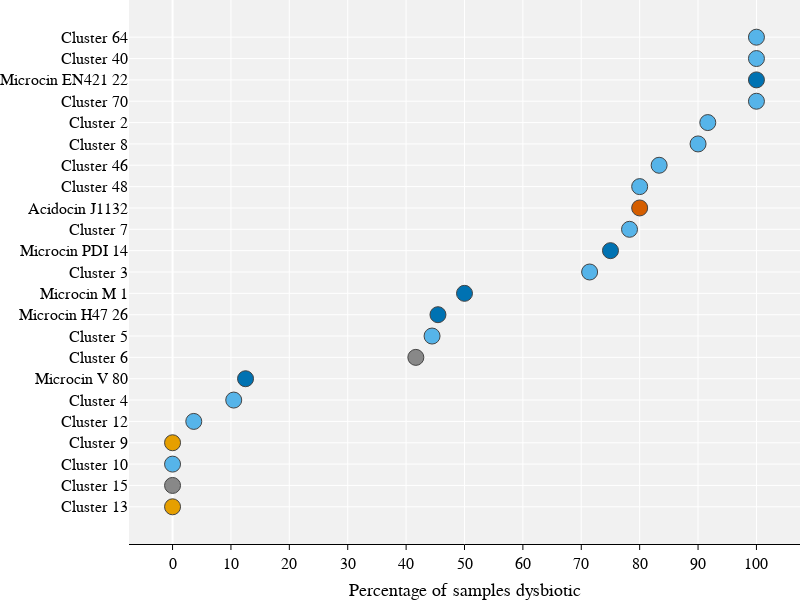

Source (notebook cell):
### Code cell
import plotly.graph_objects as go

fig = go.Figure()

fig.add_trace(go.Scatter(
    x=df_dysbio_plot['y'],
    y=df_dysbio_plot['x'],
    marker=dict(color=df_dysbio_plot['Gram_Stain'], size=12),
    mode="markers",
    name="markers"))

fig.update_traces(mode='markers', marker=dict(line_width=1, symbol='circle', size=16))

fig.update_layout(
    title='',
    xaxis=dict(
        showgrid=True,
        showline=True,
        linecolor='black',
        tickfont_color='black',
        showticklabels=True,
        dtick=10,
        ticks='outside',
        tickcolor='black',
        title='Percentage of samples dysbiotic',
        titlefont_size=18,
        titlefont_family='Arial',
        titlefont_color='black',
    ),
    margin=dict(
        l=120,
        r=120,
        b=10,
        t=50,
    ),
    legend=dict(
        font_size=10,
        yanchor='middle',
        xanchor='right',
    ),
    width=800,
    height=600,
    paper_bgcolor='white',
    plot_bgcolor='#F1F1F1',
    hovermode='closest',
)

# remove padding
fig.update_layout(margin=dict(l=0, r=0, b=0, t=0))

# shift y labels left
fig.update_yaxes(tickfont=dict(family='Arial', color='black', size=16))

# remove padding on x axis
fig.update_xaxes(tickfont=dict(family='Arial', color='black', size=16))


fig.show()

fig.to_image(format='svg', engine='kaleido')
# make directory 'figures' if it doesn't exist
import os
if not os.path.exists('plots'):
    os.makedirs('plots')

fig.write_image("plots/dysbiosis_scores.svg")

### Figure 1 — Plotly figure (JSON) as saved in the notebook; plotly's stock layout.template omitted (floating-point values rounded to 4 significant figures)
{"data": [{"marker": {"color": ["#E69F00", "#888888", "#56B4E9", "#E69F00", "#56B4E9", "#56B4E9", "#0072B2", "#888888", "#56B4E9", "#0072B2", "#0072B2", "#56B4E9", "#0072B2", "#56B4E9", "#D55E00", "#56B4E9", "#56B4E9", "#56B4E9", "#56B4E9", "#56B4E9", "#0072B2", "#56B4E9", "#56B4E9"], "line": {"width": 1}, "size": 16, "symbol": "circle"}, "mode": "markers", "name": "markers", "type": "scatter", "x": [0, 0, 0, 0, 3.636, 10.48, 12.5, 41.67, 44.44, 45.45, 50, 71.43, 75, 78.26, 80, 80, 83.33, 90, 91.67, 100, 100, 100, 100], "y": ["Cluster 13", "Cluster 15", "Cluster 10", "Cluster 9", "Cluster 12", "Cluster 4", "Microcin V 80", "Cluster 6", "Cluster 5", "Microcin H47 26", "Microcin M 1", "Cluster 3", "Microcin PDI 14", "Cluster 7", "Acidocin J1132", "Cluster 48", "Cluster 46", "Cluster 8", "Cluster 2", "Cluster 70", "Microcin EN421 22", "Cluster 40", "Cluster 64"]}], "layout": {"height": 600, "hovermode": "closest", "legend": {"font": {"size": 10}, "xanchor": "right", "yanchor": "middle"}, "margin": {"b": 0, "l": 0, "r": 0, "t": 0}, "paper_bgcolor": "white", "plot_bgcolor": "#F1F1F1", "title": {"text": ""}, "width": 800, "xaxis": {"dtick": 10, "linecolor": "black", "showgrid": true, "showline": true, "showticklabels": true, "tickcolor": "black", "tickfont": {"color": "black", "family": "Arial", "size": 16}, "ticks": "outside", "title": {"font": {"color": "black", "family": "Arial", "size": 18}, "text": "Percentage of samples dysbiotic"}}, "yaxis": {"tickfont": {"color": "black", "family": "Arial", "size": 16}}}}
